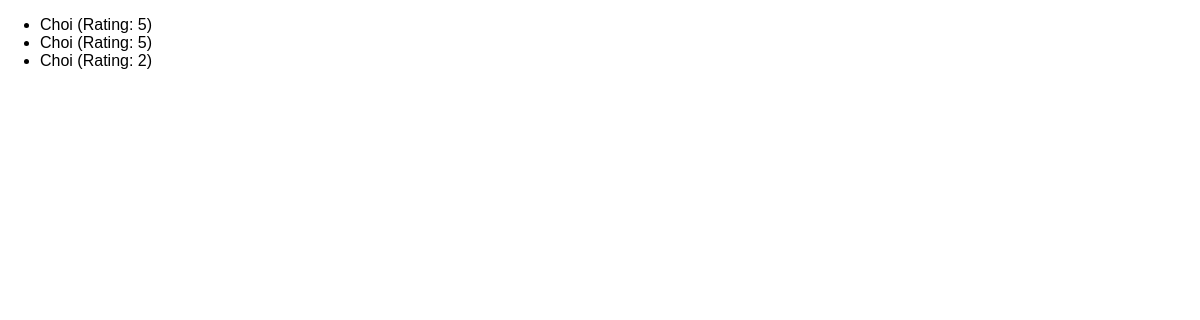
/reviews, run on an earlier commit of the app's database.
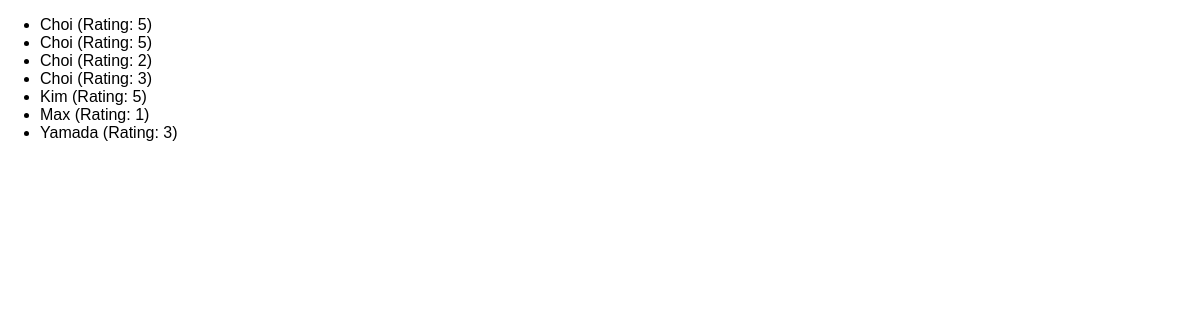
And on a later commit of the database.
### reviews/models.py (models this page shows)
class Review(models.Model):
    user_name = models.CharField(max_length=100)
    review_text = models.TextField()
    rating = models.IntegerField()

### reviews/views.py (the view)
# urls.py: path("reviews", views.ReviewListView.as_view()),
class ReviewListView(ListView):
    template_name = "reviews/review_list.html"
    model = Review
    context_object_name = "reviews"

### reviews/templates/reviews/review_list.html (shortened to what this page needs)
{% extends "reviews/base.html" %}
{% block content %}
    <ul>
        {% for review in reviews %}<li>{{ review.user_name }} (Rating: {{ review.rating }})</li>{% endfor %}
    </ul>
{% endblock content %}

### reviews/templates/reviews/base.html (shortened to what this page needs)
{% load static %}
<!DOCTYPE html>
<html lang="en">
    <head>
        <link rel="stylesheet" href="{% static "reviews/styles.css" %}" />
    </head>
    <body>
        {% block content %}
        {% endblock content %}
    </body>
</html>

### reviews/static/reviews/styles.css (style rules this page uses)
body { font-family: sans-serif; margin: 0; }

What changed in the data, as far as the page shows it:
added Review: user_name "Choi", rating "3"
added Review: user_name "Kim", rating "5"
added Review: user_name "Max", rating "1"
added Review: user_name "Yamada", rating "3"
